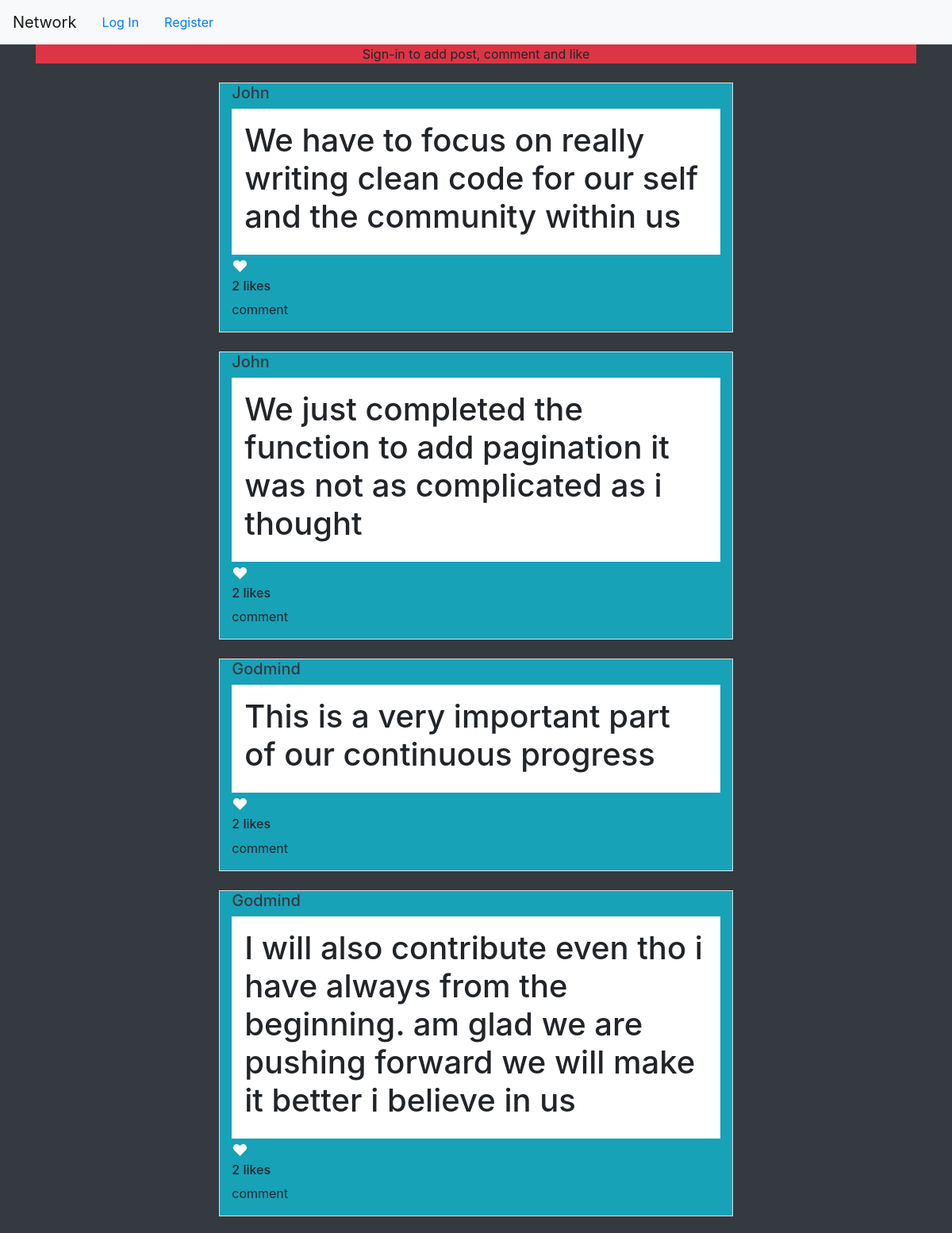
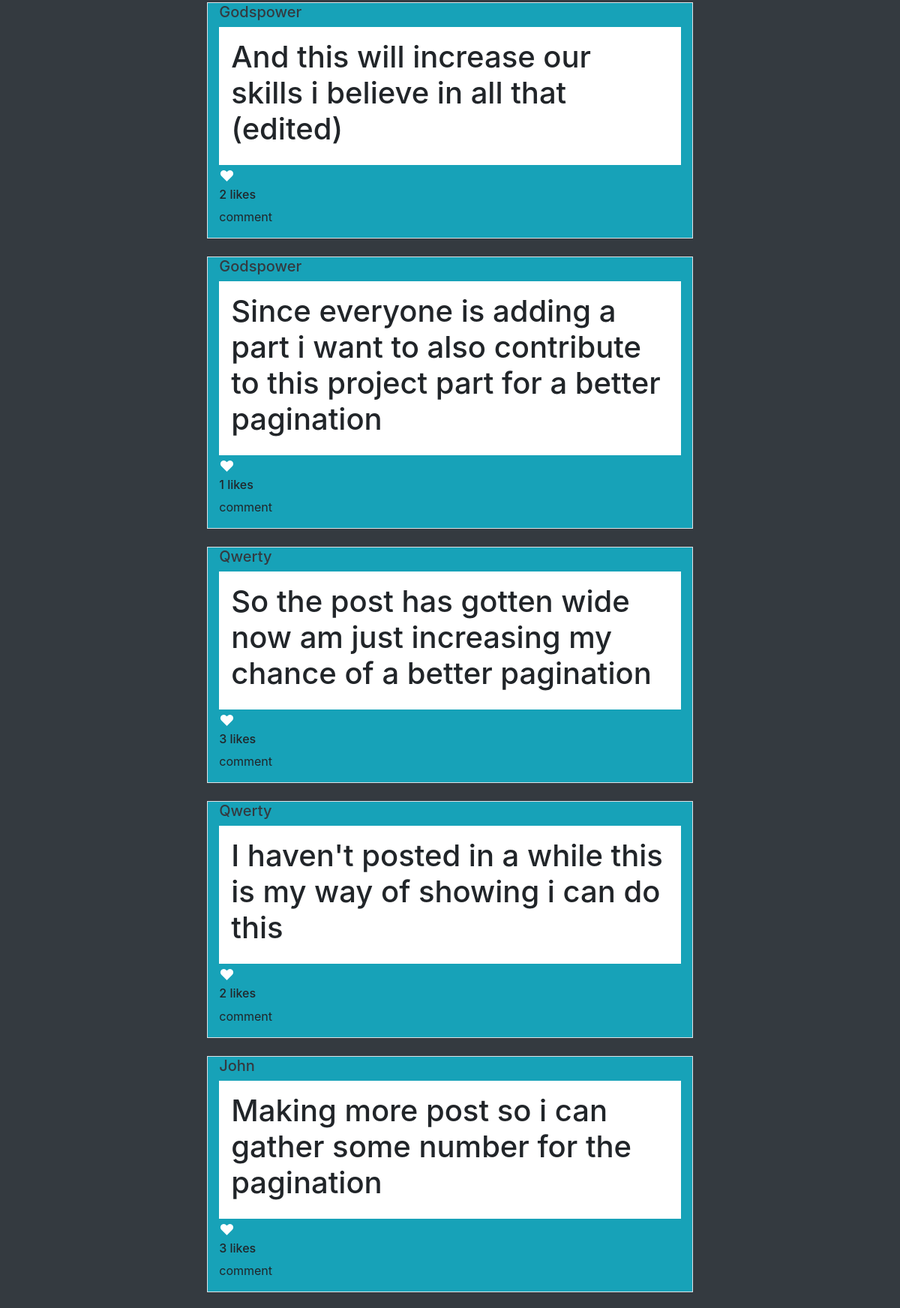
The page / (upper part) on the database its author committed (2 pictures, top to bottom).
### network/models.py (models this page shows, shortened)
class Post(models.Model):
    user = models.ForeignKey(
        User, on_delete=models.CASCADE, related_name="posts")
    post_content = models.TextField()
    pub_date = models.DateTimeField(auto_now_add=True)

class User(AbstractUser):
    def serialize(self):
        return {
            'id': self.id,
            'username': self.username,
            'email': self.email,
            'date_joined': self.date_joined.strftime("%b %d %Y"),
            'last_login' : self.last_login.strftime("%b %d %Y"),
        }

### network/views.py (the view)
# urls.py: path("", views.index, name="index"),
def index(request):
    total_post = Post.objects.all()
    total_post = total_post.order_by("-pub_date").all()
    return render(request, "network/index.html",{
        'all_post': total_post
    })

### network/templates/network/index.html (shortened to what this page needs)
{% extends "network/layout.html" %}
{%load static%}
{% block body %}
<div id="error-form">
</div>
<div id='post_content' class="">
    {% for f in all_post%}
    <div class="main-con container border col-10 bg-info col-md-7 mt-4">
        <h5 class="">
            <a id="{{f.user.id}}" class="text-decoration-none text-dark profile_id" href="#">
                {{f.user |capfirst}}</a>
        </h5>
        <div>
            <div class="d-flex justify-content-center bg-white">
                <h1>
                    <blockquote class="m-2 p-2">{{f.post_content | capfirst}}</blockquote>
                </h1>
            </div>
            <div id="">
                <span id="change_heart">
                    <a href="#" id="{{f.id}}" data-liked_type="liked"
                        class='text-decoration-none liked liked_heart text-white lead'>
                        &hearts;
                    </a>
                </span>
                <h6> <span class="no_like" data-post_id="{{f.id}}" class="like">{{f.liked_post.count}} </span>likes</h6>
            </div>
            <p> <span class="no_comment" data-post_id="{{f.id}}"></span>comment</p>
        </div>
    </div>
    {%empty%}
    nothing
    {%endfor%}
</div>
{% endblock %}

### network/templates/network/layout.html (shortened to what this page needs)
{% load static %}
<!DOCTYPE html>
<html lang="en">
<head>
    <link rel="stylesheet" href="https://stackpath.bootstrapcdn.com/bootstrap/4.4.1/css/bootstrap.min.css"
>
    <link href="{% static 'network/styles.css' %}" rel="stylesheet">
</head>
<body class="bg-dark">
    <nav class="navbar navbar-expand-lg navbar-light bg-light">
        <a class="navbar-brand" href="#">Network</a>
        <div>
            <ul class="nav mr-auto">
                {% if user.is_authenticated %}
                <li class="nav-item">
                    <button class="nav-link button-link text-info" id="my_profile"><strong>
                            {{ user.username | title}}
                        </strong></button>
                </li>
                <li class="nav-item">
                    <button class="nav-link button-link" id="view_post">All Post</button>
                </li>
                <li class="nav-item">
                    <button class="nav-link button-link" id="addpost">Add Post</button>
                </li>
                <li class="nav-item">
                    <button class="nav-link button-link" id="following">Following</button>
                </li>
                <li class="nav-item">
                    <a class="nav-link" href="{% url 'network:logout' %}">Log Out</a>
                </li>
                {% else %}
                <li class="nav-item">
                    <a class="nav-link" href="{% url 'network:login' %}">Log In</a>
                </li>
                <li class="nav-item">
                    <a class="nav-link" href="{% url 'network:register' %}">Register</a>
                </li>
                {% endif %}
            </ul>
        </div>
    </nav>
    <div class="body container ">
        {% block body %}
        {% endblock %}
    </div>
</body>
</html>

### rows shown on the page
Post: user "John", post_content "We have to focus on really writing clean code for our self and the community within us", liked_post.count "2"
Post: user "John", post_content "We just completed the function to add pagination it was not as complicated as i thought", liked_post.count "2"
Post: user "Godmind", post_content "This is a very important part of our continuous progress", liked_post.count "2"
Post: user "Godmind", post_content "I will also contribute even tho i have always from the beginning. am glad we are pushing forward we will make it better i believe in us", liked_post.count "2"
Post: user "Godspower", post_content "And this will increase our skills i believe in all that (edited)", liked_post.count "2"
Post: user "Godspower", post_content "Since everyone is adding a part i want to also contribute to this project part for a better pagination", liked_post.count "1"
Post: user "Qwerty", post_content "So the post has gotten wide now am just increasing my chance of a better pagination", liked_post.count "3"
Post: user "Qwerty", post_content "I haven't posted in a while this is my way of showing i can do this", liked_post.count "2"
Post: user "John", post_content "Making more post so i can gather some number for the pagination", liked_post.count "3"
